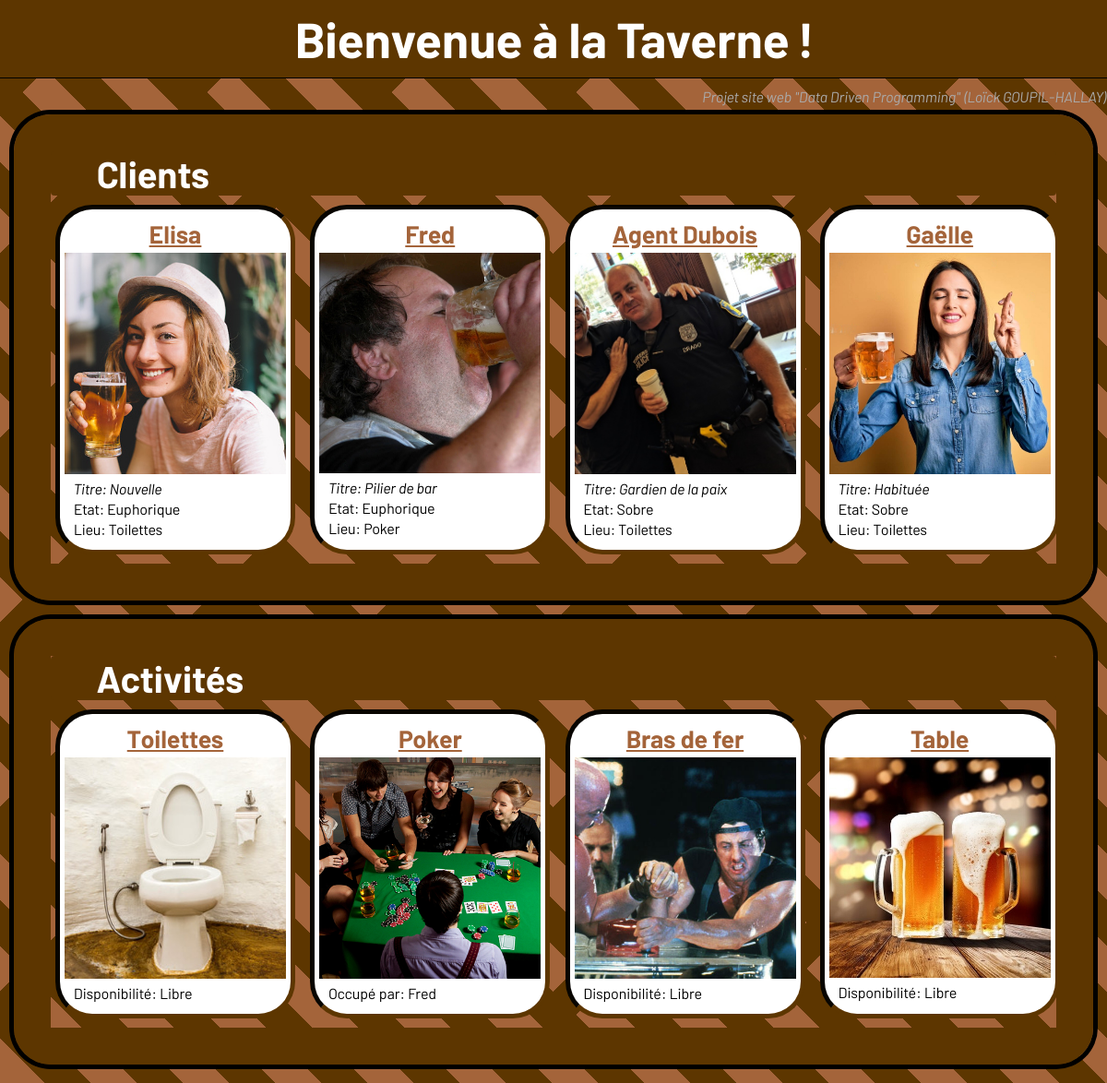
Before: / with the older database file.
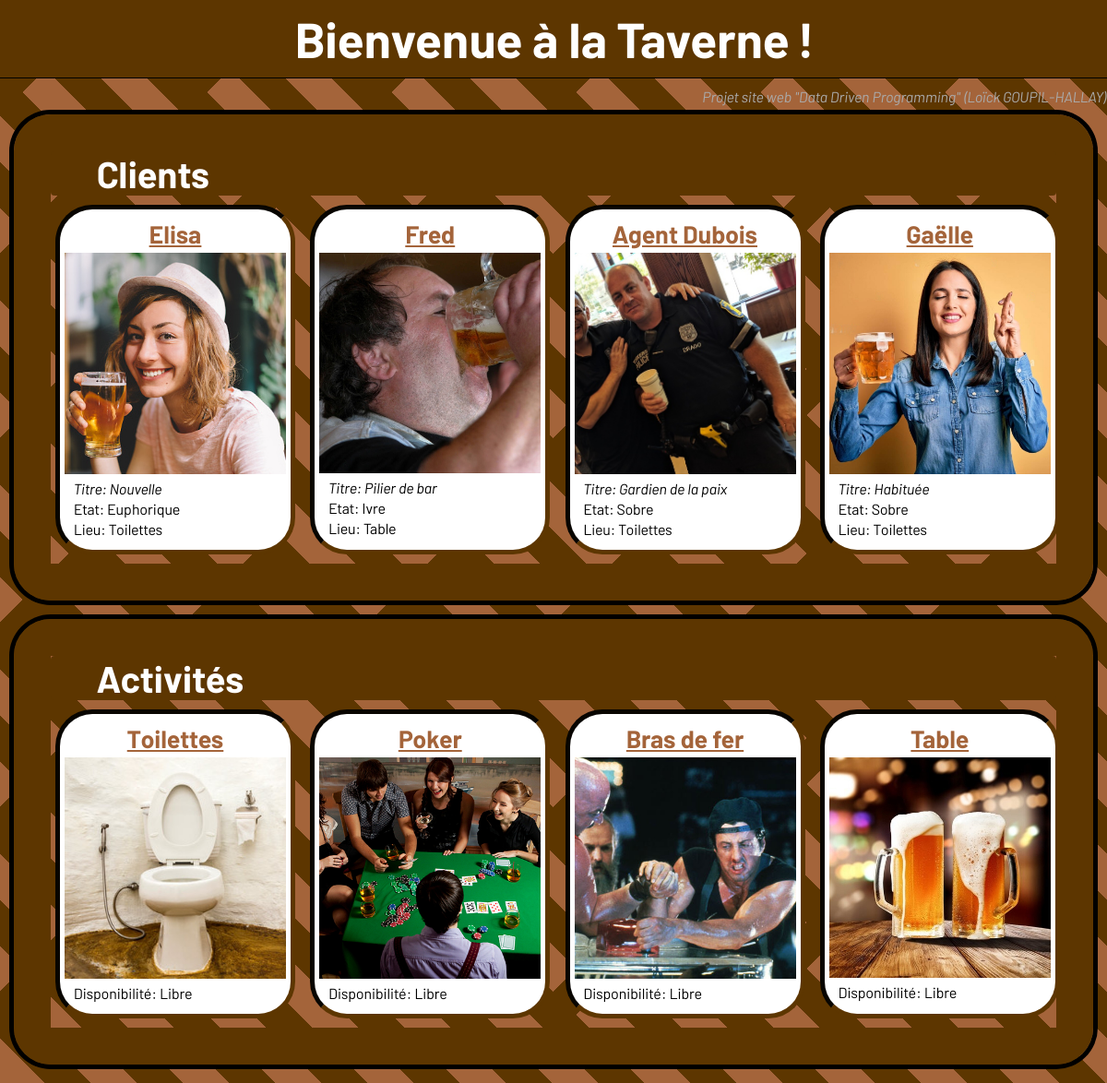
After: the same page with the newer database file.
### taverne/models.py (models this page shows, shortened)
class Character(models.Model):
    id_character = models.CharField(max_length=100, primary_key=True)
    etat = models.CharField(max_length=20)
    titre = models.CharField(max_length=20)
    photo = models.CharField(max_length=200)
    lieu = models.ForeignKey(Equipement, on_delete=models.CASCADE)

class Equipement(models.Model):
    id_equip = models.CharField(max_length=100, primary_key=True)
    disponibilite = models.CharField(max_length=20)
    photo = models.CharField(max_length=200)
    def __str__(self):
        return str(self.id_equip)

### taverne/views.py (the view)
# urls.py: path('', taverne_view, name='taverne_view'),
def taverne_view(request):
    clients = Character.objects.filter(id_character__isnull=False)
    activites = Equipement.objects.filter(id_equip__isnull=False)
    occupants = {}
    for activite in activites:
        tmp = Character.objects.filter(lieu__id_equip=activite.id_equip).first()
        if tmp is not None:
            occupants[activite.id_equip] = tmp.id_character
    return render(request, 'taverne/taverne.html', {'clients':clients,'activites':activites,'occupants':occupants},)

### taverne/templates/taverne/taverne.html
{% extends 'taverne/base.html' %}
{% load static %}
{% block content %}
    <div class="section">
        <h2>Clients </h2>
        <div class="conteneur clients">
            {% for client in clients %}
                {% if client.pk %}
                <div class="cellule client">
                    <h3><a href="{% url 'client_detail' pk=client.pk %}">{{ client.id_character }}</a></h3>
                    <img src="{% static 'img/clients/' %}{{ client.photo }}"  class="photo" alt="{{ client.id_character }}">
                    <p><em>Titre: {{ client.titre }}</em></p>
                    <p>Etat: {{ client.etat }}</p>
                    <p>Lieu: {{ client.lieu }}</p>
                </div>
                {% endif %}
            {% endfor %}
        </div>
    </div>
    <div class="section">
        <h2>Activités</h2>
        <div class="conteneur activites">
            {% for activite in activites %}
                <div class="cellule activite">
                    <h3><a href="{% url 'activite_detail' pk=activite.pk %}">{{ activite.id_equip }}</a></h3>
                    <img src="{% static 'img/activites/' %}{{ activite.photo }}" class="photo" alt="{{ activite.id_equip }}">
                    {% if activite.disponibilite == 'Libre' %}
                        <p>Disponibilité: Libre</p>
                    {% else %}
                        {% for lieu, occupant in occupants.items %}
                        {% if lieu == activite.id_equip %}
                        <p>Occupé par: {{ occupant }}</p>
                        {% endif %}
                        {% endfor %}
                    {% endif %}
                </div>
            {% endfor %}
        </div>
    </div>
{% endblock %}

### taverne/templates/taverne/base.html (shortened to what this page needs)
{% load static %}
<!DOCTYPE html>
<html lang="fr">
    <head>
        <link rel="stylesheet" href="{% static 'css/taverne.css' %}">
    </head>
    <body>
        <h1>Bienvenue à la Taverne !</h1>
        <p class="signature"><em>Projet site web "Data Driven Programming" (Loïck GOUPIL-HALLAY)</em></p>
            {% block content %}
            {% endblock %}
    </body>
</html>

### taverne/static/css/taverne.css (style rules this page uses)
* { font-family: "Barlow"; }
body { margin: 0 0 10px; padding: 0; background: linear-gradient(135deg,#0000 18.75%,#5d3600 0 31.25%,#0000 0), repeating-linear-gradient(45deg,#5d3600 -6.25% 6.25%,#a4643a 0 18.75%); background-size: 200px 200px; }
h1 { background-color: #5d3600; border-bottom: 1px solid #000; text-align: center; padding: 10px 0; margin: 0; color: #fff; font-size: 40pt; }
h2 { margin: 0; padding: 0 50px; font-size: 30pt; font-weight: bold; color: #fff; background-color: #5d3600; border-radius: 4px; }
h3 { font-size: 20pt; text-align: center; margin: 0 0 5px; }
p { margin: 3px 10px; padding: 0; }
.signature { text-align: right; color: #aaa; margin: 10px 0; }
.section { margin: 0 15px 20px; border: 40px solid #5d3600; border-radius: 40px; padding-bottom: 0 10px; box-shadow: 0 0 0 5px #000; }
.conteneur { padding: 10px 0; display: grid; grid-template-columns: repeat(4, 1fr); gap: 15px; }
.cellule { border: 5px inset #5d3600; padding: 10px 5px; background-color: #fff; transition: background-color 1s; border-radius: 40px; margin: 0 5px; min-width: 50px; width: fit-content; }
.photo { max-width: 20vw; min-width: 50px; height: auto; margin: 0 auto; }
a:link { color:#a4643a; }

Changed rows visible on the page:
changed Character "Fred": etat "Euphorique" → "Ivre"; lieu "Poker" → "Table"
changed Equipement "Poker": now shows "Disponibilité: Libre"
Other visible differences:
list line gone: "Occupé par:"
list line gone: "Fred"
